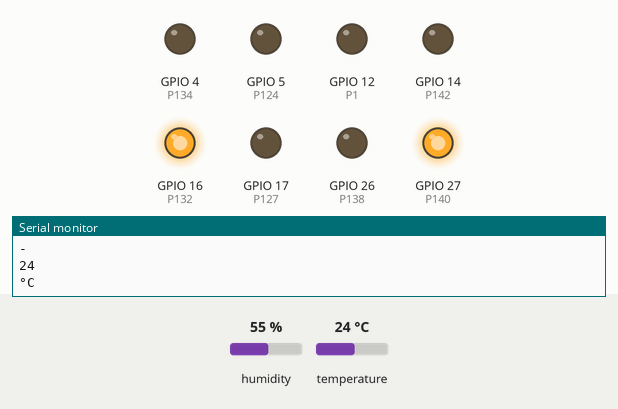
This sketch was run on a simulated ESP32. Parts: output pins drawn as LEDs (lit = HIGH), the last lines printed to the serial monitor. Inputs (shaded band) come from the test bench; at power-on: temperature 24 °C, humidity 55 %.

Above: at 4.8 s.
4.9 s: temperature set to 12 °C
At 7.3 s:
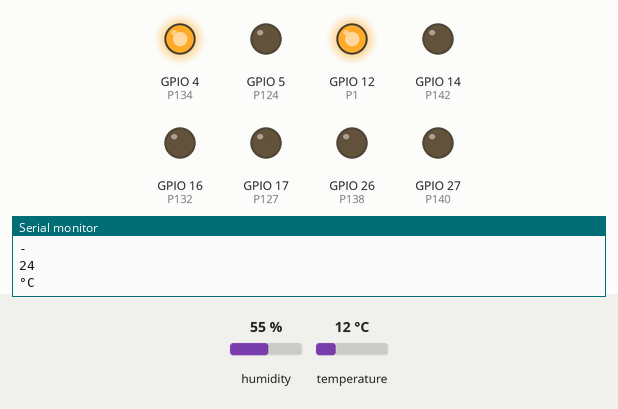
7.9 s: temperature set to 28 °C
At 8.4 s:
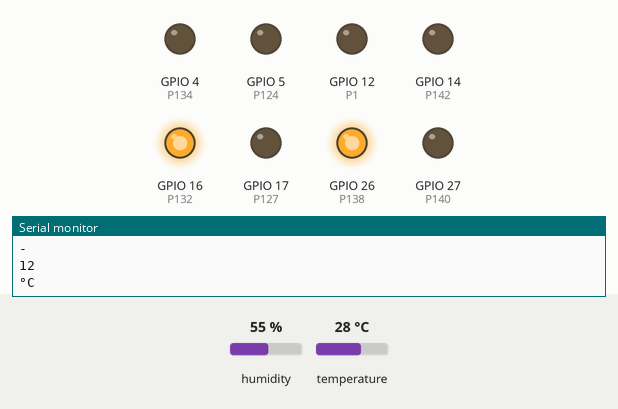
10.9 s: temperature set to 33 °C
At 13.2 s:
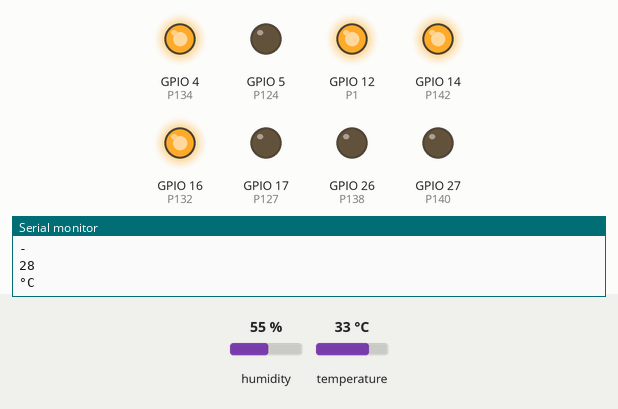
13.9 s: temperature set to 19 °C
At 15.6 s:
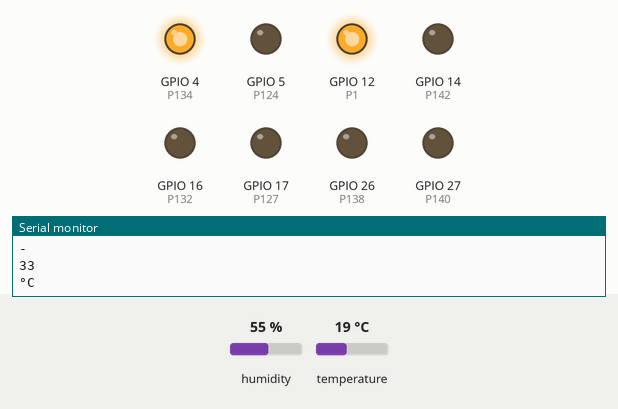
Timing chart, 0 to 17.1 s (numbered marks = the images above; inputs shaded):
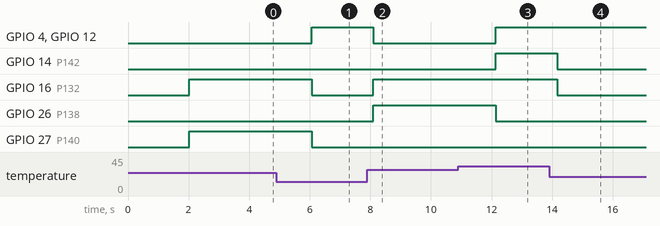

Measured:
- after the input at 4.9 s, GPIO 4 (P134), GPIO 12 (P1): LOW → HIGH after 1.2 s; GPIO 16 (P132), GPIO 27 (P140): HIGH → LOW after 1.2 s
- after the input at 7.9 s, GPIO 4 (P134), GPIO 12 (P1): HIGH → LOW after 0.19 s; GPIO 16 (P132), GPIO 26 (P138): LOW → HIGH after 0.19 s
- after the input at 10.9 s, GPIO 4 (P134), GPIO 12 (P1), GPIO 14 (P142): LOW → HIGH after 1.2 s; GPIO 26 (P138): HIGH → LOW after 1.2 s
- after the input at 13.9 s, GPIO 14 (P142), GPIO 16 (P132): HIGH → LOW after 0.26 s

The sketch:

DHT.ino
```cpp
#include "DHT.h"

#define DHTPIN 2
#define DHTTYPE DHT11

// K3 Connecter
// Pin Digit 4 bit
#define P1 12
#define P142 14
#define P140 27
#define P138 26
// Pin Ten 4 bit
#define P134 4
#define P132 16
#define P127 17
#define P124 5


//float to int
int celsius = 0;


DHT dht(DHTPIN, DHTTYPE);
void setup() {
  Serial.begin(9600);
  Serial.println("DHTxx test!");
  pinMode(P1, OUTPUT);
  pinMode(P142, OUTPUT);
  pinMode(P140, OUTPUT);
  pinMode(P138, OUTPUT);
  pinMode(P134, OUTPUT);
  pinMode(P132, OUTPUT);
  pinMode(P127, OUTPUT);
  pinMode(P124, OUTPUT);
  dht.begin();

}


int celsius_digit(int d, int c, int b, int a) {
  //digit 0000 0
  digitalWrite(P1, a);   //bit1
  digitalWrite(P142, b); //bit2
  digitalWrite(P140, c); //bit3
  digitalWrite(P138, d); //bit4
}

int celsius_ten(int d, int c, int b, int a) {
  //ten  0010 2
  digitalWrite(P134, a); //bit5
  digitalWrite(P132, b); //bit6
  digitalWrite(P127, c); //bit7
  digitalWrite(P124, d); //bit8
}

void loop() {
  delay(2000);
  float t = dht.readTemperature();
  Serial.println(t);
  Serial.println("-");
  Serial.println(celsius);
  Serial.println(F("°C "));
  celsius = t;

  if (celsius == 20) {
    //digit 0000 0
    celsius_digit(0, 0, 0, 0);
    //ten  0010 2
    celsius_ten(0, 0, 1, 0);
  }

  else  if (celsius == 21) {
    //digit 0001 1
    celsius_digit(0, 0, 0, 1);
    //ten  0010 2
    celsius_ten(0, 0, 1, 0);
  }

  else  if (celsius == 22) {
    //digit 0010 2
    celsius_digit(0, 0, 1, 0);
    //ten  0010 2
    celsius_ten(0, 0, 1, 0);
  }
  else  if (celsius == 23) {
    //digit 0011 3
    celsius_digit(0, 0, 1, 1);
    //ten  0010 2
    celsius_ten(0, 0, 1, 0);
  }
  else  if (celsius == 24) {
    //digit 0100 4
    celsius_digit(0, 1, 0, 0);
    //ten  0010 2
    celsius_ten(0, 0, 1, 0);
  }
  else  if (celsius == 25) {
    //digit 0101 5
    celsius_digit(0, 1, 0, 1);
    //ten  0010 2
    celsius_ten(0, 0, 1, 0);
  }
  else  if (celsius == 26) {
    //digit 0110 6
    celsius_digit(0, 1, 1, 0);
    //ten  0010 2
    celsius_ten(0, 0, 1, 0);
  }
  else  if (celsius == 27) {
    //digit 0111 7
    celsius_digit(0, 1, 1, 1);
    //ten  0010 2
    celsius_ten(0, 0, 1, 0);
  }
  else  if (celsius == 28) {
    //digit 1000 8
    celsius_digit(1, 0, 0, 0);
    //ten  0010 2
    celsius_ten(0, 0, 1, 0);
  }
  else  if (celsius == 29) {
    //digit 1001 9
    celsius_digit(1, 0, 0, 1);
    //ten  0010 2
    celsius_ten(0, 0, 1, 0);
  }
  else  if (celsius == 30) {
    //digit 0000 0
    celsius_digit(0, 0, 0, 0);
    //ten  0011 3
    celsius_ten(0, 0, 1, 1);
  }
  else  if (celsius == 31) {
    //digit 0001 1
    celsius_digit(0, 0, 0, 1);
    //ten  0011 3
    celsius_ten(0, 0, 1, 1);
  }

  else  if (celsius == 32) {
    //digit 0010 2
    celsius_digit(0, 0, 0, 1);
    //ten  0011 3
    celsius_ten(0, 0, 1, 1);
  }

  else  if (celsius == 33) {
    //digit 0011 3
    celsius_digit(0, 0, 1, 1);
    //ten  0011 3
    celsius_ten(0, 0, 1, 1);
  }

  else  if (celsius == 34) {
    //digit 0100 4
    celsius_digit(0, 1, 0, 0);
    //ten  0011 3
    celsius_ten(0, 0, 1, 1);
  }

  else  if (celsius == 35) {
    //digit 0101 5
    celsius_digit(0, 1, 0, 1);
    //ten  0011 3
    celsius_ten(0, 0, 1, 1);
  }

  else  if (celsius == 36) {
    //digit 0110 6
    celsius_digit(0, 1, 1, 0);
    //ten  0011 3
    celsius_ten(0, 0, 1, 1);
  }

  else  if (celsius == 37) {
    //digit 0111 7
    celsius_digit(0, 1, 1, 1);
    //ten  0011 3
    celsius_ten(0, 0, 1, 1);
  }

  else  if (celsius == 38) {
    //digit 1000 8
    celsius_digit(1, 0, 0, 0);
    //ten  0011 3
    celsius_ten(0, 0, 1, 1);
  }

  else  if (celsius == 39) {
    //digit 1001 9
    celsius_digit(1, 0, 0, 1);
    //ten  0011 3
    celsius_ten(0, 0, 1, 1);
  }

  else  if (celsius == 40) {
    //digit 0000 0
    celsius_digit(0, 0, 0, 0);
    //ten  0100 4
    celsius_ten(0, 1, 0, 0);
  }
  else{
    //digit 0001 1
    celsius_digit(0, 0, 0, 1);
    //ten  0001 1
    celsius_ten(0, 0, 0, 1);
  }
}
```
